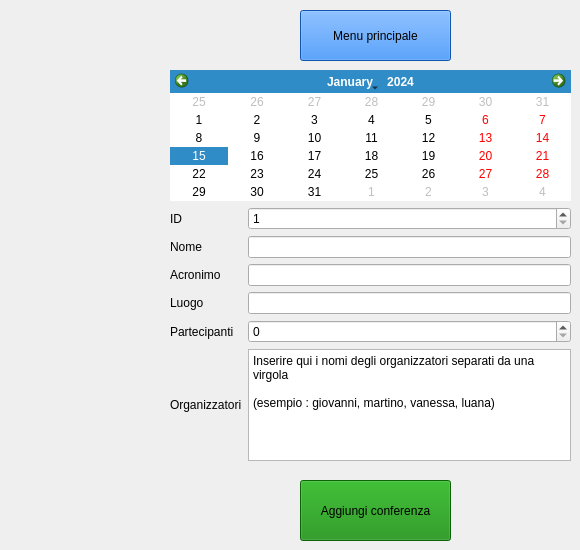
    <widget class="QWidget" name="pagina_conferenze">
     <widget class="QPushButton" name="vai_al_menu_principale">
      <property name="geometry">
       <rect>
        <x>300</x>
        <y>10</y>
        <width>151</width>
        <height>51</height>
       </rect>
      </property>
      <property name="styleSheet">
       <string notr="true">background-color: rgb(24,119,242);</string>
      </property>
      <property name="text">
       <string>Menu principale</string>
      </property>
     </widget>
     <widget class="QPushButton" name="pulsante_aggiungi_conferenza">
      <property name="geometry">
       <rect>
        <x>300</x>
        <y>480</y>
        <width>151</width>
        <height>61</height>
       </rect>
      </property>
      <property name="styleSheet">
       <string notr="true">background-color: rgb(15,138,8); </string>
      </property>
      <property name="text">
       <string>Aggiungi conferenza</string>
      </property>
     </widget>
     <widget class="QWidget" name="layoutWidget">
      <property name="geometry">
       <rect>
        <x>170</x>
        <y>70</y>
        <width>401</width>
        <height>391</height>
       </rect>
      </property>
      <layout class="QGridLayout" name="gridLayout_19">
       <item row="0" column="0">
        <widget class="QCalendarWidget" name="calendario_conferenze">
         <property name="horizontalHeaderFormat">
          <enum>QCalendarWidget::NoHorizontalHeader</enum>
         </property>
         <property name="verticalHeaderFormat">
          <enum>QCalendarWidget::NoVerticalHeader</enum>
         </property>
        </widget>
       </item>
       <item row="1" column="0">
        <layout class="QGridLayout" name="gridLayout_6">
         <item row="2" column="0">
          <widget class="QLabel" name="label_acronimo_conf">
           <property name="text">
            <string>Acronimo</string>
           </property>
          </widget>
         </item>
         <item row="5" column="1">
          <widget class="QPlainTextEdit" name="organizzatori_plaintext">
           <property name="plainText">
            <string>Inserire qui i nomi degli organizzatori separati da una virgola

(esempio : giovanni, martino, vanessa, luana)
</string>
           </property>
          </widget>
         </item>
         <item row="1" column="1">
          <widget class="QLineEdit" name="linea_nome_conferenza"/>
         </item>
         <item row="4" column="1">
          <widget class="QSpinBox" name="num_partecipanti_conferenza">
           <property name="maximum">
            <number>999999999</number>
           </property>
          </widget>
         </item>
         <item row="3" column="0">
          <widget class="QLabel" name="label_luogo_conf">
           <property name="text">
            <string>Luogo</string>
           </property>
          </widget>
         </item>
         <item row="2" column="1">
          <widget class="QLineEdit" name="linea_acronimo_conferenza"/>
         </item>
         <item row="3" column="1">
          <widget class="QLineEdit" name="linea_luogo_conferenza"/>
         </item>
         <item row="1" column="0">
          <widget class="QLabel" name="label_nome_conf">
           <property name="text">
            <string>Nome</string>
           </property>
          </widget>
         </item>
         <item row="5" column="0">
          <widget class="QLabel" name="label_organizzatori">
           <property name="text">
            <string>Organizzatori</string>
           </property>
          </widget>
         </item>
         <item row="4" column="0">
          <widget class="QLabel" name="label_part_conf">
           <property name="text">
            <string>Partecipanti</string>
           </property>
          </widget>
         </item>
         <item row="0" column="1">
          <widget class="QSpinBox" name="id_conferenza">
           <property name="minimum">
            <number>1</number>
           </property>
           <property name="maximum">
            <number>9999</number>
           </property>
          </widget>
         </item>
         <item row="0" column="0">
          <widget class="QLabel" name="label_17">
           <property name="text">
            <string>ID</string>
           </property>
          </widget>
         </item>
        </layout>
       </item>
      </layout>
     </widget>
    </widget>
